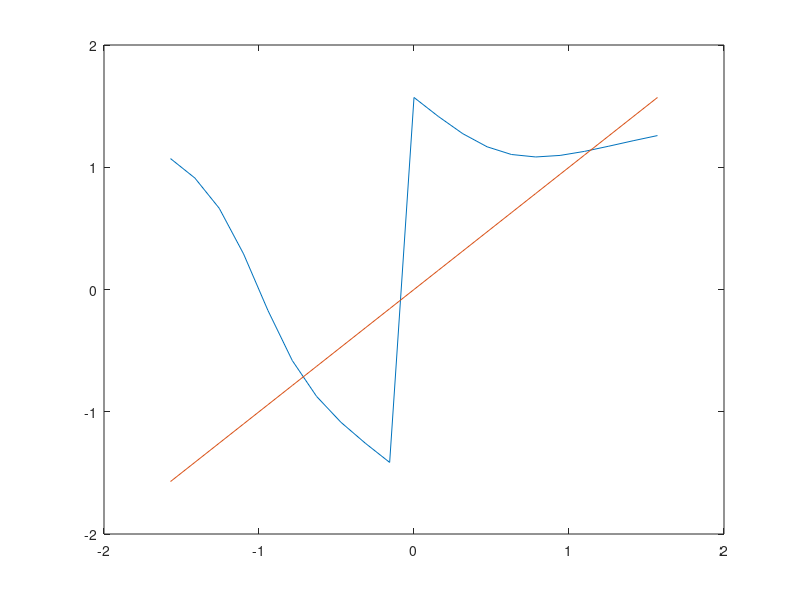

MATLAB code to generate this figure:
clear, clc;
% Simple Iterations and Newton's method

eps = 0.00001;
x = -pi/2: pi/20: pi/2;
y1 = atan(x.^2+1./x);
y2 = x;

plot(x', [y1' y2']);

% roots are in intervals (-0.8; -0.7)  (1.1;1.2)
% let phi'(x) = (2*x.^3-1)/(x.^6+2*x.^3+x.^2+1) for phi = atan(x.^2+1./x)
% for the interval (1.1;1.2) the convergence condition of the simple 
% iterations method is met, but for the interval it's not (-0.8; -0.7)

equation = @(x) atan(x.^2+1./x);
x0 = 1.15;
x1 = equation(x0);
while(abs(x1-x0) > eps)
    x0 = x1;
    x1 = equation(x0);
end
fprintf('Answer found using Simple Iterations method:\n\t%.6f\n\n', x1);

clear;
equation = @(x) atan(x.^2 + 1/x) - x;
derivative = @(x) (2 * x.^3 - 1) / (x.^6 + 2 * x.^3 + x.^2 + 1) - 1;

x0 = -0.75;
x1 = x0 - equation(x0) / derivative(x0);
while (abs(x1 - x0) > eps)
    x0 = x1;
    x1 = x0 - equation(x0) / derivative(x0);
end
fprintf("First root found using Newton's method:\n\t%.6f\n\n", x1);

x0 = 1.5;
x1 = x0 - equation(x0) / derivative(x0);
while (abs(x1 - x0) > eps)
    x0 = x1;
    x1 = x0 - equation(x0) / derivative(x0);
end
fprintf("Second root found using Newton's method:\n\t%.6f\n\n", x1);
